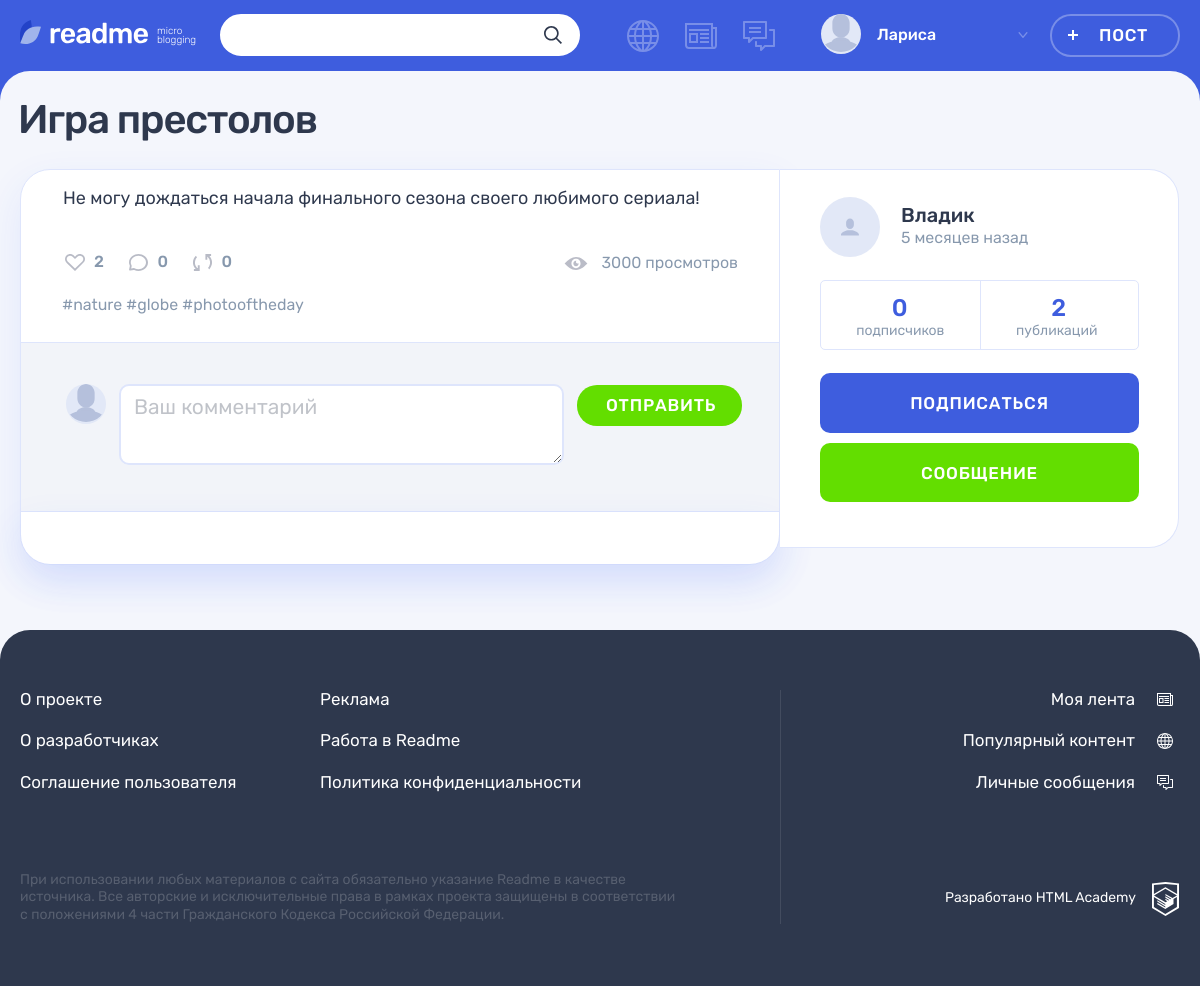
The page /post.php?post-id=2 (signed in) on the database its author committed.
### tables this page shows
CREATE TABLE posts (
  id INT UNSIGNED AUTO_INCREMENT PRIMARY KEY,
  date_creation DATETIME NOT NULL DEFAULT CURRENT_TIMESTAMP,
  title VARCHAR(255) NOT NULL,
  content TEXT(1000) DEFAULT NULL,
  quote_author VARCHAR(255) DEFAULT NULL,
  image TEXT DEFAULT NULL,
  video VARCHAR(255) DEFAULT NULL,
  website_link VARCHAR(255) DEFAULT NULL,
  views_number INT DEFAULT 0,
  author_id INT UNSIGNED,
  type_id INT UNSIGNED,
  original_recoding_author INT UNSIGNED,
  original_id INT UNSIGNED,
  repost BOOLEAN DEFAULT NULL,

  FOREIGN KEY (author_id) REFERENCES users (id),
  FOREIGN KEY (type_id) REFERENCES content_type (id),
  FOREIGN KEY (original_recoding_author) REFERENCES users (id),
  FOREIGN KEY (original_id) REFERENCES posts (id)
);

CREATE TABLE users (
  id INT UNSIGNED AUTO_INCREMENT PRIMARY KEY,
  registration_date DATETIME NOT NULL DEFAULT CURRENT_TIMESTAMP,
  email VARCHAR(255) NOT NULL UNIQUE,
  login VARCHAR(255) NOT NULL UNIQUE,
  password VARCHAR(255),
  avatar VARCHAR(255)
);

### helpers.php (called while the page is built, shortened)
<?php
function get_noun_plural_form(int $number, string $one, string $two, string $many): string
{
    $number = (int)$number;
    $mod10 = $number % 10;
    $mod100 = $number % 100;
    switch (true) {
        case ($mod100 >= 11 && $mod100 <= 20):
            return $many;
        case ($mod10 > 5):
            return $many;
        case ($mod10 >= 2 && $mod10 <= 4):
            return $two;
        default:
            return $many;
    }
}
function include_template(string $name, array $data = []): string
{
    $name = 'templates/' . $name;
    extract($data);
    require $name;
    $result = ob_get_clean();
    return $result;
}
function getRelativeFormat(string $date, string $value="назад"): string {
    $currentDate = new DateTime("", new DateTimeZone("Europe/Moscow"));
    $publicationDate = new DateTime($date);
    $difference = $currentDate->diff($publicationDate);
    $minutes = $difference->i;
    $hours = $difference->h;
    $days = $difference->d;
    $weeks = floor($days / 7);
    $months = $difference->m;
    $minute = get_noun_plural_form($minutes, 'минуту', 'минуты', 'минут');
    $hour = get_noun_plural_form($hours, 'час', 'часа', 'часов');
    $day = get_noun_plural_form($days, 'день', 'дня', 'дней');
    $week = get_noun_plural_form($weeks, 'неделю', 'недели', 'недель');
    $month = get_noun_plural_form($months, 'месяц', 'месяца', 'месяцев');
    if ($months > 0) {
        $timeDifference = "{$months} {$month} {$value}";
    } elseif ($weeks > 0) {
        $timeDifference = "{$weeks} {$week} {$value}";
    } elseif ($days > 0) {
        $timeDifference = "{$days} {$day} {$value}";
    } elseif ($hours > 0) {
        $timeDifference = "{$hours} {$hour} {$value}";
    } elseif ($minutes > 0) {
        $timeDifference = "{$minutes} {$minute} {$value}";
    } else {
        $timeDifference = "только что";
    }
    return $timeDifference;
}

### templates/post-details.php (the view, shortened to what this page needs)
<main class="page__main page__main--publication">
  <div class="container">
    <h1 class="page__title page__title--publication"><?= htmlspecialchars($post['title']) ?></h1>
    <section class="post-details">
      <div class="post-details__wrapper post-photo">
        <div class="post-details__main-block post post--details">
          <?php if (isset($_GET) && $post['icon_class'] === $types[2]): ?>
            <div class="post-details__image-wrapper post-photo__image-wrapper">
                <img src="uploads/<?= htmlspecialchars($post['image']) ?>" alt="Фото от пользователя" width="760" height="507">
            </div>
          <?php elseif (isset($_GET) && $post['icon_class'] === $types[1]): ?>
            <div class="post-details__image-wrapper post-text">
              <div class="post__main">
                 <p>
                 <?= htmlspecialchars($post['content']) ?>
                </p>
              </div>
            </div>
          <?php elseif (isset($_GET) && $post['icon_class'] === $types[4]): ?>
            <div class="post-details__image-wrapper post-photo__image-wrapper">
                <?= embed_youtube_video(htmlspecialchars($post['video'])) ?>
            </div>
          <?php endif; ?>
          <div class="post__indicators">
            <div class="post__buttons">
              <a class="post__indicator post__indicator--likes button" href="likes.php?post-id=<?= $post['id'] ?>" title="Лайк">
                <svg class="post__indicator-icon" width="20" height="17">
                  <use xlink:href="#icon-heart"></use>
                </svg>
                <span><?= htmlspecialchars($post['likes']) ?></span>
              </a>
              <a class="post__indicator post__indicator--comments button" href="#" title="Комментарии">
                <svg class="post__indicator-icon" width="19" height="17">
                  <use xlink:href="#icon-comment"></use>
                </svg>
                <span><?= htmlspecialchars($commentsCount['count']) ?></span>
              </a>
              <a class="post__indicator post__indicator--repost button" href="repost.php?post-id=<?= $_GET['post-id']?>" title="Репост">
                <svg class="post__indicator-icon" width="19" height="17">
                  <use xlink:href="#icon-repost"></use>
                </svg>
                <span><?= $repostsCount['count'] ?></span>
              </a>
            </div>
            <span class="post__view"><?= htmlspecialchars($post['views_number']) ?> просмотров</span>
          </div>
          <?php if (!empty($hashtags)): ?>
          <ul class="post__tags">
            <?php foreach ($hashtags as $tag): ?>
                <li><a href="search.php?search=%23<?= $tag ?>">#<?= $tag ?></a></li>
            <?php endforeach; ?>
          </ul>
          <?php endif; ?>
          <div class="comments">
            <form class="comments__form form" action="#" method="post">
              <div class="comments__my-avatar">
                <img class="comments__picture" src="uploads/<?= empty($comment['avatar']) && !file_exists('uploads/' . $comment['avatar']) ? $avatar : htmlspecialchars($comment['avatar']) ?>" alt="Аватар пользователя">
              </div>
              <div class="form__input-section <?= !empty($error) ? 'form__input-section--error' : '' ?>">
                <textarea class="comments__textarea form__textarea form__input" name="comment" placeholder="Ваш комментарий"></textarea>
              </div>
              <button class="comments__submit button button--green" type="submit">Отправить</button>
            </form>
            <div class="comments__list-wrapper">
            </div>
          </div>
        </div>
        <div class="post-details__user user">
          <div class="post-details__user-info user__info">
            <div class="post-details__avatar user__avatar">
            </div>
            <div class="post-details__name-wrapper user__name-wrapper">
              <a class="post-details__name user__name" href="profile.php?author_id=<?= htmlspecialchars($post['author_id']) ?>">
                <span><?= htmlspecialchars($post['login']) ?></span>
              </a>
              <time class="post-details__time user__time" datetime="<?= htmlspecialchars($post['date_creation']) ?>"><?= getRelativeFormat(htmlspecialchars($post['date_creation'])) ?></time>
            </div>
          </div>
          <div class="post-details__rating user__rating">
            <p class="post-details__rating-item user__rating-item user__rating-item--subscribers">
              <span class="post-details__rating-amount user__rating-amount"><?= $followerCounts ?></span>
              <span class="post-details__rating-text user__rating-text">подписчиков</span>
            </p>
            <p class="post-details__rating-item user__rating-item user__rating-item--publications">
              <span class="post-details__rating-amount user__rating-amount"><?= $postsCount ?></span>
              <span class="post-details__rating-text user__rating-text">публикаций</span>
            </p>
          </div>
          <div class="post-details__user-buttons user__buttons">
            <?php if ($followerInformation['follower'] !== $user): ?>
            <a class="user__button user__button--subscription button button--main" href="subscription.php?author_id=<?= htmlspecialchars($post['author_id']) ?>">Подписаться</a>
            <?php  else: ?>
            <a class="user__button user__button--subscription button button--main" href="subscription.php?author_id=<?= htmlspecialchars($post['author_id']) ?>">Отписаться</a>
            <?php endif ?>
            <a class="user__button user__button--writing button button--green" href="#">Сообщение</a>
          </div>
        </div>
      </div>
    </section>
  </div>
</main>

### rows shown on the page
posts: title "Игра престолов", content "Не могу дождаться начала финального сезона своего любимого сериала!", views_number "3000", author.login "Владик", date_creation "5 месяцев назад"

### other values the page prints
$userName "Лариса"
$post['likes'] "2"
$commentsCount['count'] "0"
$repostsCount['count'] "0"
$tag "nature"
$tag "globe"
$tag "photooftheday"
$followerCounts "0"
$postsCount "2"
